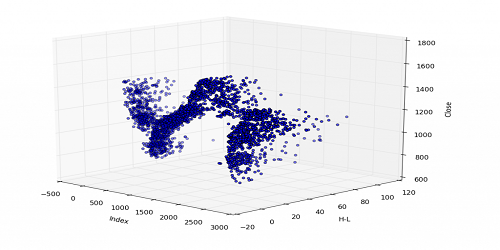
#> input picture Image/3D.png, 500 x 250 px; its folder holds only this picture in this run
$ python CV_8_Valley_emphasis.py
#> lines starting #> are read from the running program, lines starting #| are printed output that depends on the picture; after the words box and inside, x2 and y2 are one past the last pixel; in counts of white or black regions, pixels touching at a corner belong together
import cv2
import numpy as np
import os
import tools


def otsu(input_image):
    """
        follow the formula from https://docs.opencv.org/3.4/d7/d4d/tutorial_py_thresholding.html
    """
    blur = cv2.GaussianBlur(input_image,(5,5),0)
    # find normalized_histogram, and its cumulative distribution function
    hist = cv2.calcHist([blur],[0],None,[256],[0,256])
    hist_norm = hist.ravel()/hist.sum()

    # cumulative distribution function (CDF)
    Q = hist_norm.cumsum()

    bins = np.arange(256)
    fn_min = np.inf
    thresh = -1
    for i in range(256):
        # probabilities
        p1, p2 = np.hsplit(hist_norm,[i])
        q1, q2 = Q[i],Q[255]-Q[i] # cum sum of classes

        # make sure it would not divide by zero
        if q1 < 1.e-6 or q2 < 1.e-6:
            continue

        # weights
        i1, i2 = np.hsplit(bins,[i])

        # finding means and variances
        mu1, mu2 = np.sum(p1*i1)/q1, np.sum(p2*i2)/q2
        var1, var2 = np.sum(((i1-mu1)**2)*p1)/q1, np.sum(((i2-mu2)**2)*p2)/q2

        # calculates the minimization function
        fn_tmp = var1*q1 + var2*q2
        if fn_tmp < fn_min:
            fn_min = fn_tmp
            thresh = i

    # find otsu's threshold value with Opencv2 function
    ret, otsu = cv2.threshold(blur,0,255,cv2.THRESH_BINARY+cv2.THRESH_OTSU)
    # print( "manual otsu: {}, opencv otsu: {}".format(thresh,ret) )

    return thresh


# [44 lines left out: function otsu_revised, not called in this run]

def v_otsu(input_image):
    """
        follow the formula from https://docs.opencv.org/3.4/d7/d4d/tutorial_py_thresholding.html
    """
    blur = cv2.GaussianBlur(input_image,(5,5),0)
    # find normalized_histogram, and its cumulative distribution function
    hist = cv2.calcHist([blur],[0],None,[256],[0,256])
    hist_norm = hist.ravel()/hist.sum()

    # cumulative distribution function (CDF)
    omega_total = hist_norm.cumsum()

    bins = np.arange(256)
    fn_min = np.inf
    thresh = -1
    for i in range(256):
        # probabilities
        p1, p2 = np.hsplit(hist_norm,[i])
        omega1, omega2 = omega_total[i], omega_total[255]- omega_total[i] # cum sum of classes

        # make sure it would not divide by zero
        if omega1 < 1.e-6 or omega2 < 1.e-6:
            continue

        # weights
        i1, i2 = np.hsplit(bins,[i])

        # finding means and variances
        mu1, mu2 = np.sum(i1*p1)/omega1, np.sum(i2*p2)/omega2
        var1, var2 = np.sum(((i1-mu1)**2)*p1)/omega1, np.sum(((i2-mu2)**2)*p2)/omega2

        # calculates the minimization function
        fn_tmp = var1*omega1 + var2*omega2
        # fn_tmp = omega1 * var1^2 + omega2*var2^2
        if fn_tmp < fn_min:
            fn_min = fn_tmp
            thresh = i

    # find otsu's threshold value with Opencv2 function
    ret, otsu = cv2.threshold(blur,0,255,cv2.THRESH_BINARY+cv2.THRESH_OTSU)
    # print( "manual otsu: {}, opencv otsu: {}".format(thresh,ret) )

    return thresh

def valley_emphasis(input_image):
    """
        follow the formula from the thsis:
        Automatic thersholding for defect detection - Hui-Fuang Ng 2006
    """
    blur = cv2.GaussianBlur(input_image,(5,5),0)
    # find normalized_histogram, and its cumulative distribution function
    hist = cv2.calcHist([blur],[0],None,[256],[0,256])
    hist_norm = hist.ravel()/hist.sum()

    # cumulative distribution function (CDF) for probabilities
    omega_total = hist_norm.cumsum()

    bins = np.arange(256)
    fn_min = np.inf
    valley = -1
    for i in range(256):
        # probabilities
        p1, p2 = np.hsplit(hist_norm,[i])
        omega1, omega2 = omega_total[i], omega_total[255]-omega_total[i] # cum sum of classes

        # make sure it would not divide by zero
        if omega1 < 1.e-6 or omega2 < 1.e-6:
            continue

        # weights
        i1, i2 = np.hsplit(bins,[i])

        # finding means and variances
        mu1, mu2 = np.sum(i1*p1)/omega1, np.sum(i2*p2)/omega2
        var1, var2 = np.sum(((i1-mu1)**2)*p1)/omega1, np.sum(((i2-mu2)**2)*p2)/omega2

        # calculates the minimization function
        # fn_tmp = (1-hist_norm[i])*(omega1*(mu1**2) + omega2*(mu2**2))
        fn_tmp = (1-hist_norm[i])*(omega1*var1 + omega2*var2)
        if fn_tmp < fn_min:
            fn_min = fn_tmp
            valley = i

    # otsu
    otsu_value = otsu(input_image)
    # print("otsu: {}, valley: {}".format(otsu_value, valley))

    return valley


for file_name in os.listdir("./Image/"):
    name = "./Image/" + file_name
    image = cv2.imread(name,0)
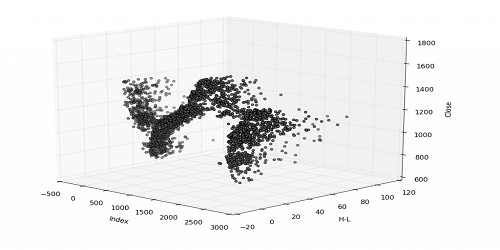
#> image: shape (250, 500); min 0, max 255, mean 237.3
    thresh_valley = valley_emphasis(image)
#> in valley_emphasis, `blur = cv2.GaussianBlur(input_image,(5,5),0)`:
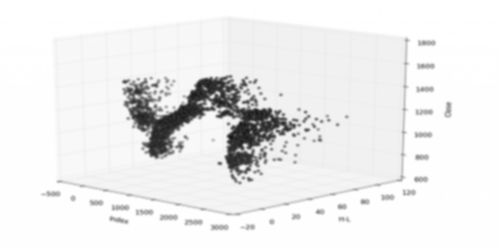
#> blur: shape (250, 500); min 21, max 255, mean 237.3
#> in valley_emphasis, `hist = cv2.calcHist([blur],[0],None,[256],[0,256])`: hist = 256 values, max 42228 at index 254, min 0 at index 0, mean 488.3
#> in valley_emphasis, `hist_norm = hist.ravel()/hist.sum()`: hist_norm = 256 values, max 0.338 at index 254, min 0 at index 0, mean 0.00391
#> in valley_emphasis, `omega_total = hist_norm.cumsum()`: omega_total = 256 values from 0 to 1
#> the loop in valley_emphasis, `for i in range(256):` made 256 passes
#> (omega1, omega2, mu1, mu2, var1, var2, fn_tmp, fn_min) on passes 22, 23, 25, 26, 27, 28, 29, 30, 31, 32, 33: (8e-06, 1, 0, 237.3, 0, 1613.4, 1613.4, 1613.4), (8e-06, 1, 21, 237.3, 0, 1613, 1613, 1613), (1.6e-05, 1, 10.5, 237.3, 55.12, 1613, 1613, 1613), (4.8e-05, 1, 7.5, 237.3, 75.75, 1612.7, 1612.6, 1612.6), (8.8e-05, 1, 13.18, 237.3, 66.98, 1611.4, 1611.2, 1611.2), (0.000104, 1, 21.15, 237.3, 14.21, 1609.6, 1609.4, 1609.4), (0.000144, 1, 18.28, 237.3, 37.29, 1609, 1608.7, 1608.7), (0.000224, 1, 16.75, 237.4, 57.63, 1607.3, 1606.9, 1606.9), (0.00036, 1, 16.87, 237.4, 67.71, 1604.1, 1603.3, 1603.3), (0.000488, 1, 20.8, 237.4, 43.63, 1598.4, 1597.5, 1597.5), (0.000632, 0.999, 22.34, 237.4, 37.25, 1593.2, 1592, 1592)
#> (p1, omega1, omega2) on passes 2 to 7: ([0], 0, 1), ([0, 0], 0, 1), ([0, 0, 0], 0, 1), ([0, 0, 0, 0], 0, 1), ([0, 0, 0, 0, 0], 0, 1), ([0, 0, 0, 0, 0, 0], 0, 1)
#> after the loop in valley_emphasis, `for i in range(256):`: fn_min = 261.2; valley = 168
#> in otsu, `Q = hist_norm.cumsum()`: Q = 256 values from 0 to 1
#> the loop in otsu, `for i in range(256):` made 256 passes
#> (q1, q2) on pass 1: (0, 1)
#> in otsu, `ret, otsu = cv2.threshold(blur,0,255,cv2.THRESH_BINARY+cv2.THRESH_OTSU)`:
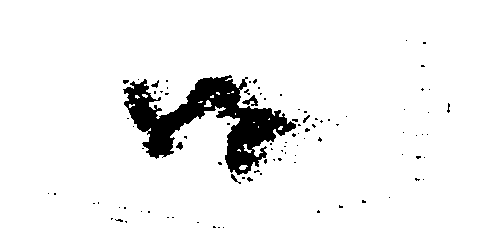
#> otsu: shape (250, 500); 94.2% white; 95 black regions (89 under 20 px), largest, box (x1, y1, x2, y2) and area: (123, 75, 296, 175) 6562, (242, 95, 258, 106) 82, (176, 142, 183, 150) 35, (231, 174, 241, 184) 32, (151, 80, 159, 88) 28, (303, 115, 310, 123) 23
    thresh_otsu = v_otsu(image)
    print("\n================ Final Threshold value ================")
    print("\nOtus: {}, valley: {}".format(thresh_otsu, thresh_valley))
#| Otus: 168, valley: 168
#> (the run stopped early here; a loop or call above may not have finished)
